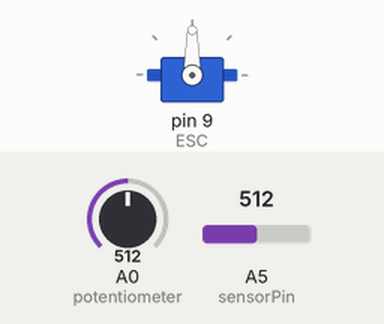
This sketch was run on a simulated Arduino Uno, built with avr-gcc and run on an emulated ATmega328P. Parts: servo. Inputs (shaded band) come from the test bench; at power-on: A0 (potentiometer) = 512, A5 (sensorPin) = 512. What the sketch prints to the serial monitor is not drawn.

Above: at 1.2 s.
1.3 s: A0 (potentiometer) set to 710
At 1.9 s:
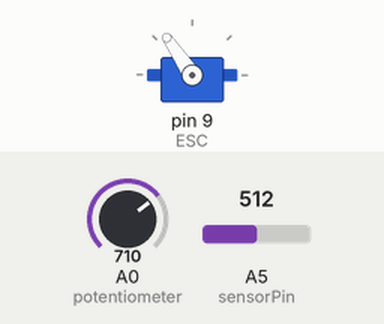
2.8 s: A0 (potentiometer) set to 900
At 4.0 s:
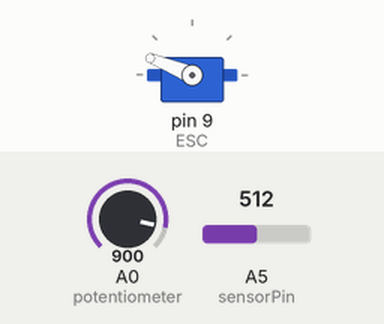
4.3 s: A0 (potentiometer) set to 1023
At 5.3 s:
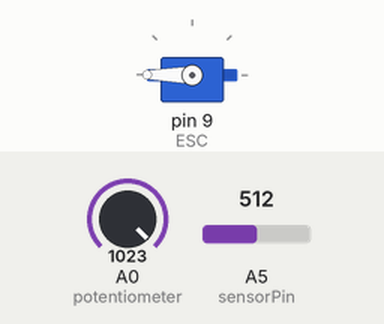
5.8 s: A0 (potentiometer) set to 306
At 6.5 s:
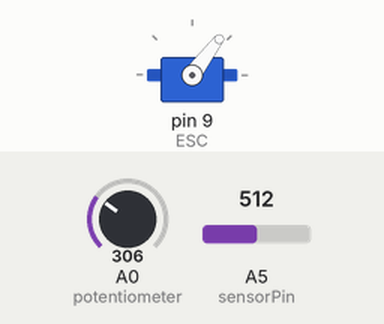
7.3 s: A0 (potentiometer) set to 122
At 7.6 s:
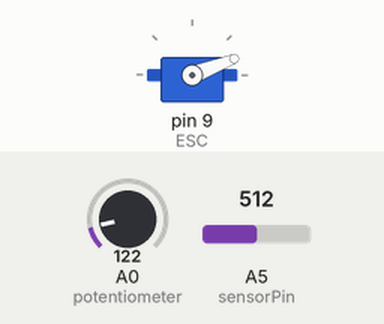
Timing chart, 0 to 9.8 s (numbered marks = the images above; inputs shaded):
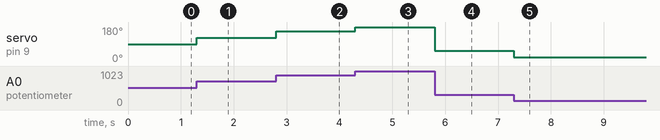

Measured:
- after the input at 1.3 s, servo on pin 9 (ESC): 90° → 124° at once
- after the input at 2.8 s, servo on pin 9 (ESC): 124° → 158° at once
- after the input at 4.3 s, servo on pin 9 (ESC): 158° → 180° at once
- after the input at 5.8 s, servo on pin 9 (ESC): 180° → 53° at once
- after the input at 7.3 s, servo on pin 9 (ESC): 53° → 21° at once

The sketch:

Code_Lichtschranke.ino
```cpp
#include "TimerOne.h"
#include <Wire.h>
#include <Servo.h>

int sensorPin = A5;
int sensorValue = 0;
int counter = 0;
int umdrehungen;
bool b_status = false;
unsigned long time;
unsigned long nextTime;

Servo ESC;     // create servo object to control the ESC
int potValue;  // value from the analog pi

void setup()
{
  ESC.attach(9,500,2000); // (pin, min pulse width, max pulse width in microseconds)
  Serial.begin(9600);
  Timer1.initialize(100000);
  Timer1.attachInterrupt(timer_isr);
  }

void timer_isr(void){
  umdrehungen=counter/0.1;
  Serial.println (umdrehungen);
  counter=0;
}

void loop()
{
  sensorValue = analogRead(sensorPin);
  //Serial.println(sensorValue);
  if (not b_status)
    if(sensorValue>700){
      counter++;
      b_status=true;
    }
  else{
    if(sensorValue<50){
      b_status=false;
    }
    }
  potValue = analogRead(A0);   // reads the value of the potentiometer (value between 0 and 1023)
  potValue = map(potValue, 0, 1023, 0, 180);   // scale it to use it with the servo library (value between 0 and 180)
  ESC.write(potValue);    // Send the signal to the ESC

}
```
